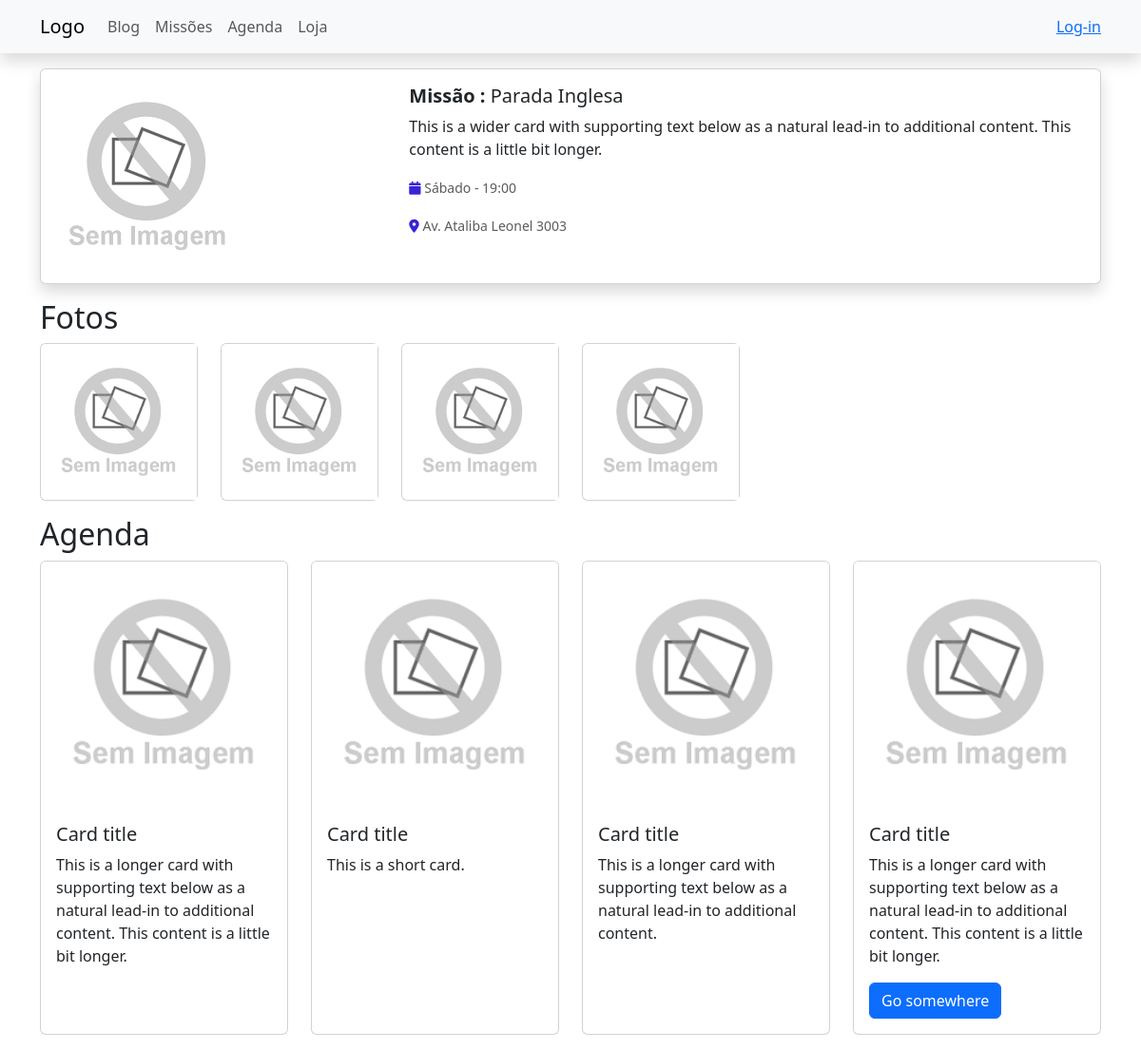
The page /mission/3/parada-inglesa/ on the database its author committed.
### mission/models.py (models this page shows, shortened)
class Mission(models.Model):
    name = models.CharField(max_length=250, blank=True, null=True)
    location = models.CharField(max_length=250, blank=True, null=True)
    create_date = models.DateTimeField(blank=True, null=True)
    date = models.CharField(max_length=10, choices=choices.DAYS_CHOICES, blank=True, null=True)
    hour = models.TimeField(blank=True, null=True)
    status_missao = models.PositiveIntegerField(choices=choices.MISSAO_STATUS_CHOICES, default=0, blank=True, null=True)
    slug = models.SlugField(max_length=200, blank=True, null=True)
    class Meta:
        verbose_name = 'Missão'
        verbose_name_plural = 'Missões'

### mission/views.py (the view)
# urls.py: path('<int:id>/<slug:slug>/', views.mission_detail, name='mission_detail'),
def mission_detail(request, id, slug):
    missao = get_object_or_404(Mission, id=id,
                                         slug=slug,
                                         status_missao=2)
    return render(request,
                  'mission/detail.html',
                  {'missao': missao,})

### cart/cart.py (called while the page is built)
    def __len__(self):
        return sum(item['quantity'] for item in self.cart.values())

### cart/context_processors.py (called while the page is built)
def cart(request):
    return {'cart': Cart(request)}

### mission/templates/mission/detail.html (shortened to what this page needs)
{% extends "base.html" %}
{% load blog_tags %}
{% load static %}
{% block body %}
    <div class="mb-3">
        <div class="card mb-3 shadow">
            <div class="row g-0">
              <div class="col-md-4">
                <img src="/media/imgs/sem_foto.png" class="img-fluid rounded-start" alt="...">
              </div>
              <div class="col-md-8">
                <div class="card-body">
                  <h5 class="card-title"><b>Missão :</b> {{ missao.name }}</h5>
                  <p class="card-text">This is a wider card with supporting text below as a natural lead-in to additional content. This content is a little bit longer.</p>
                  <p class="card-text"><small class="text-muted"><i class="fa-solid fa-calendar" style="color: #3823d7;"></i> {{ missao.get_date_display }} - {{ missao.hour }}</small></p>
                  <p class="card-text"><small class="text-muted"><i class="fa-solid fa-location-dot" style="color: #3823d7;"></i> {{ missao.location }}</small></p>
                </div>
              </div>
            </div>
          </div>
    </div>
    <div class="mb-3">
        <h2>Fotos</h2>
        <div>
            <div class="row row-cols-1 row-cols-md-6 g-4">
                <div class="col">
                  <div class="card h-100">
                    <img src="/media/imgs/sem_foto.png" class="img-fluid rounded-start" alt="...">
                  </div>
                </div>
                <div class="col">
                  <div class="card h-100">
                    <img src="/media/imgs/sem_foto.png" class="img-fluid rounded-start" alt="...">
                  </div>
                </div>
                <div class="col">
                  <div class="card h-100">
                    <img src="/media/imgs/sem_foto.png" class="img-fluid rounded-start" alt="...">
                  </div>
                </div>
                <div class="col">
                  <div class="card h-100">
                    <img src="/media/imgs/sem_foto.png" class="img-fluid rounded-start" alt="...">
                  </div>
                </div>
              </div>
            </div>
    </div>
    <div class="mb-3">
        <h2>Agenda</h2>
        <div>
            <div class="row row-cols-1 row-cols-md-4 g-4">
                <div class="col">
                  <div class="card h-100">
                    <img src="/media/imgs/sem_foto.png" class="card-img-top" alt="...">
                    <div class="card-body">
                      <h5 class="card-title">Card title</h5>
                      <p class="card-text">This is a longer card with supporting text below as a natural lead-in to additional content. This content is a little bit longer.</p>
                    </div>
                  </div>
                </div>
                <div class="col">
                  <div class="card h-100">
                    <img src="/media/imgs/sem_foto.png" class="card-img-top" alt="...">
                    <div class="card-body">
                      <h5 class="card-title">Card title</h5>
                      <p class="card-text">This is a short card.</p>
                    </div>
                  </div>
                </div>
                <div class="col">
                  <div class="card h-100">
                    <img src="/media/imgs/sem_foto.png" class="card-img-top" alt="...">
                    <div class="card-body">
                      <h5 class="card-title">Card title</h5>
                      <p class="card-text">This is a longer card with supporting text below as a natural lead-in to additional content.</p>
                    </div>
                  </div>
                </div>
                <div class="col">
                  <div class="card h-100">
                    <img src="/media/imgs/sem_foto.png" class="card-img-top" alt="...">
                    <div class="card-body">
                      <h5 class="card-title">Card title</h5>
                      <p class="card-text">This is a longer card with supporting text below as a natural lead-in to additional content. This content is a little bit longer.</p>
                      <a href="#" class="btn btn-primary">Go somewhere</a>
                    </div>
                  </div>
                </div>
              </div>
            </div>
    </div>
{% endblock %}

### rows shown on the page
Mission: name "Parada Inglesa", date "Sábado", hour "19:00", location "Av. Ataliba Leonel 3003"
